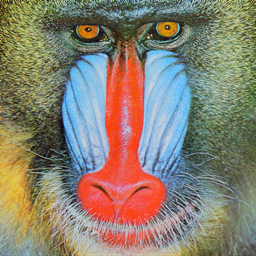
#> input picture rotation/Mandrill.png, 256 x 256 px
$ jupyter execute rotation.ipynb
#> lines starting #> are read from the running program, lines starting #| are printed output that depends on the picture
[cell 1]
import numpy as np
import math
from PIL import Image

def rotation_matrix(a):
    C1 = WID[0]/2
    C2 = WID[1]/2

    si = np.sin(math.radians(a))
    co = np.cos(math.radians(a))

    return np.array([[co, -si, C1 - C1*co + C2*si],
                     [si,  co, C2 - C1*si - C2*co],
                     [ 0,   0,                  1]])

def rotation(im1, im2, angle):
    for x in range(WID[0]):
        for y in range(WID[1]):

            r, g, b = im1.getpixel((x, y))

            p = np.array([[x], [y], [1]])
            transp = np.dot(rotation_matrix(angle), p)

            x2 = int(transp[0, 0])
            y2 = int(transp[1, 0])

            if 0 < x2 < WID[0] and 0 < y2 < WID[1]:
                im2.putpixel((x2, y2), (r, g, b))


if __name__ == '__main__':
    img = Image.open('Mandrill.png')
#> img is the input picture: PIL image 256x256 RGB; mean R, G, B 137.2, 128.7, 112.8
    WID = img.size
#> WID = (256, 256)
    rgb_img = img.convert('RGB')
    img2 = Image.new('RGBA', WID)
#> img2: PIL image 256x256 RGBA; every value is 0

    rotation(rgb_img, img2,38)
#> after the loop in rotation, `for x in range(WID[0]):`:
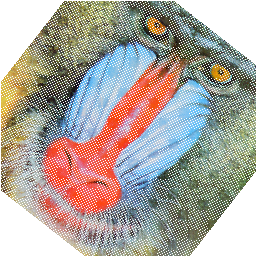
#> im2: PIL image 256x256 RGBA; mean R, G, B, A 95.4, 87.8, 80.7, 177; transparent parts drawn white
    img2.show()
